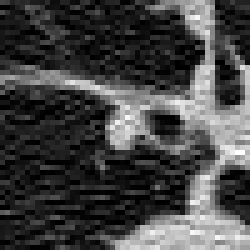
#> input picture Research/data_prepared/sort_by_mean/higher/train/image_13849.jpg, 50 x 50 px, given as the content of the folder ../CancerDetection/data/train/1, which was not available (shown 5 times larger)
$ python analog_avg_pixels.py
#> lines starting #> are read from the running program, lines starting #| are printed output that depends on the picture; pictures that were not available may be replaced by others from this repository, and a replacement may not be noted
from PIL import Image
import os
import matplotlib.pyplot as plt
import numpy as np
import config


class TotalPixels(object):
    total_colors = []
    total_list = []
    total_list_l = []
    total_list_h = []
    total_colors_h = []
    total_colors_l = []


class ImageCollectionInfo(object):
    def __init__(self, name, mean):
        self.name = name
        self.mean = mean
        self.imgs = []

        self.avg_colors = []
        self.total_colors = []

        self.avg_colors_lower = []
        self.total_colors_lower = []

        self.avg_colors_higher = []
        self.total_colors_higher = []

    def add(self, img):
        self.imgs.append(img)

        self.avg_colors.append(img.mean)
        TotalPixels.total_colors.append(img.mean)

        self.total_colors += img.pixels
        TotalPixels.total_list += img.pixels

        if img.mean < self.mean:
            self.avg_colors_lower.append(img.mean)
            TotalPixels.total_colors_l.append(img.mean)

            self.total_colors_lower += img.pixels
            TotalPixels.total_list_l += img.pixels

        else:
            self.avg_colors_higher.append(img.mean)
            TotalPixels.total_colors_h.append(img.mean)

            self.total_colors_higher += img.pixels
            TotalPixels.total_list_h += img.pixels

    def show_graph(self, colors):
        data_list = {
            '_avg': {
                'color': colors[0],
                'bins': 50,
                'x': self.avg_colors
            },
            '_avg_l': {
                'color': colors[1],
                'bins': 25,
                'x': self.avg_colors_lower
            },
            '_avg_h': {
                'color': colors[2],
                'bins': 25,
                'x': self.avg_colors_higher
            },
            '_pixels': {
                'color': colors[3],
                'bins': 50,
                'x': self.total_colors
            },
            '_pixels_l': {
                'color': colors[4],
                'bins': 50,
                'x': self.total_colors_lower
            },
            '_pixels_h': {
                'color': colors[5],
                'bins': 50,
                'x': self.total_colors_higher
            },
        }

        for name, value in data_list.items():
            title = self.name + name

            plt.title(title)
            plt.hist(**value)
            plt.savefig('{}/{}.png'.format('plots', title))
            plt.show()

    def show_add_info(self):
        train_mean = np.mean(self.avg_colors)
        train_mean_l = np.mean(self.avg_colors_lower)
        train_mean_h = np.mean(self.avg_colors_higher)

        print('{} mean:'.format(self.name), train_mean)
        print('{} mean_l:'.format(self.name), train_mean_l)
        print('{} mean_h:'.format(self.name), train_mean_h)
        print('{} mean_lh:'.format(self.name), (train_mean_l + train_mean_h) / 2)
        print('{}_l:'.format(self.name), len(self.avg_colors_lower), 'train_h:', len(self.avg_colors_higher))

    def show_info(self, colors):

        self.show_graph(colors)

        self.show_add_info()


class ImageInfo(object):
    def __init__(self, dest):
        self.dest = dest
        self.pixels = []
        self.mean = None

        self._process_image()

    def _process_image(self):
        im = Image.open(self.dest)
        im_rgb = im.convert('RGB')

        for i in range(50):
            for j in range(50):
                red, _, _ = im_rgb.getpixel((i, j))
                self.pixels += [red]

        self.mean = np.mean(self.pixels)


if __name__ == '__main__':

    dests_dict = {
        'train': {
            'dests': ['{}/{}'.format(config.TO_TRAIN_DATA, name) for name in os.listdir(config.TO_TRAIN_DATA)],
            'mean': 69.15410413030831,
            'colors': ['red'] * 3 + ['orange'] * 3
        },
        'value': {
            'dests': ['{}/{}'.format(config.TO_VALUE_DATA, name) for name in os.listdir(config.TO_VALUE_DATA)],
            'mean': 67.3797933693138,
            'colors': ['cyan'] * 3 + ['pink'] * 3
        },
        'test': {
            'dests': ['{}/{}'.format(config.TO_TEST_DATA, name) for name in os.listdir(config.TO_TEST_DATA)],
            'mean': 70.04921331689272,
            'colors': ['blue'] * 3 + ['purple'] * 3
        },

    }
    collection_list = []
    for name, obj in dests_dict.items():
        img_collection = ImageCollectionInfo(name, obj['mean'])

        for dest in obj['dests']:
            img = ImageInfo(dest)
            img_collection.add(img)

        img_collection.show_info(obj['colors'])
        collection_list.append(img_collection)
#> this loop made 3 passes
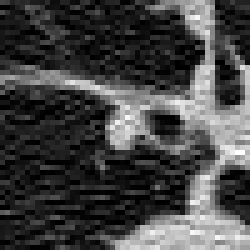
#> input picture Research/data_prepared/sort_by_mean/higher/train/image_13849.jpg, 50 x 50 px, given as the content of the folder ../CancerDetection/data/train/1, which was not available (shown 5 times larger)
#> pass 1, in show_graph, `plt.savefig('{}/{}.png'.format('plots', title))`:
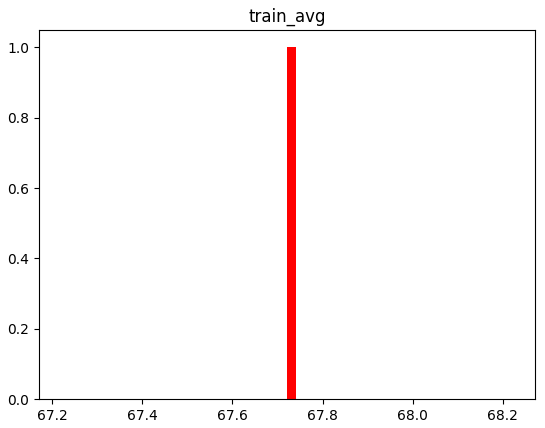
#> figure drawn by matplotlib, 1 panel; tallest bar 1 high, from x = 67.72 to 67.74
#> pass 1, in show_graph, `plt.savefig('{}/{}.png'.format('plots', title))`:
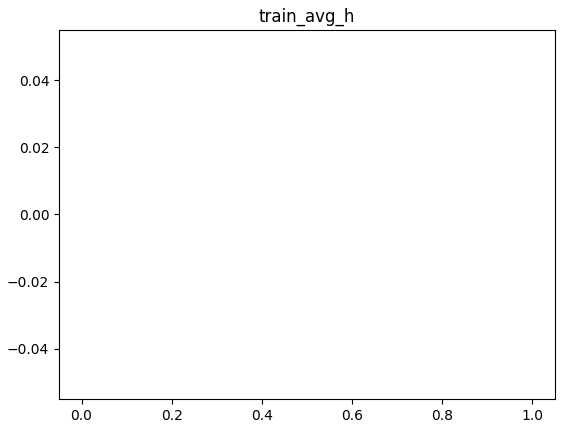
#> figure drawn by matplotlib, 1 panel
#> pass 1, in show_graph, `plt.savefig('{}/{}.png'.format('plots', title))`:
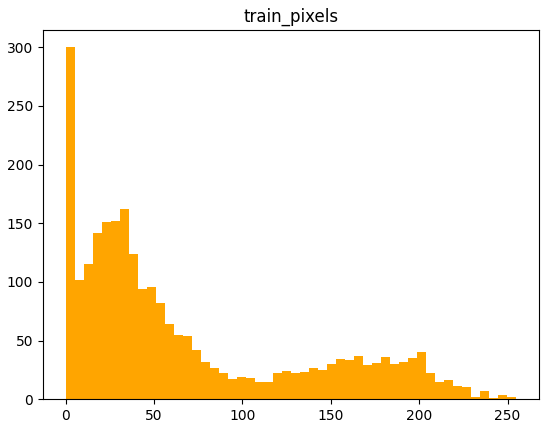
#> figure drawn by matplotlib, 1 panel; tallest bar 300 high, from x = 0 to 5.1
#> pass 2, in show_graph (call 2), `plt.savefig('{}/{}.png'.format('plots', title))`:
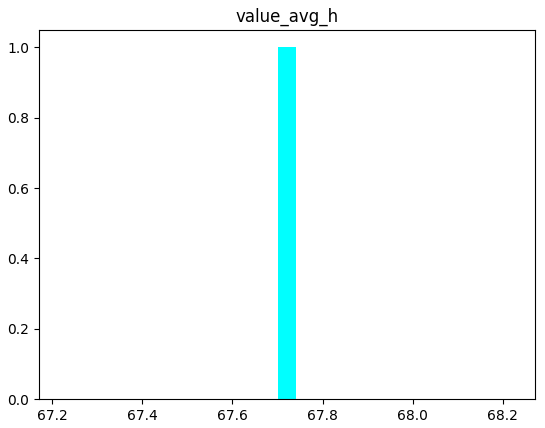
#> figure drawn by matplotlib, 1 panel; tallest bar 1 high, from x = 67.7 to 67.74
#> pass 2, in show_graph (call 2), `plt.savefig('{}/{}.png'.format('plots', title))`:
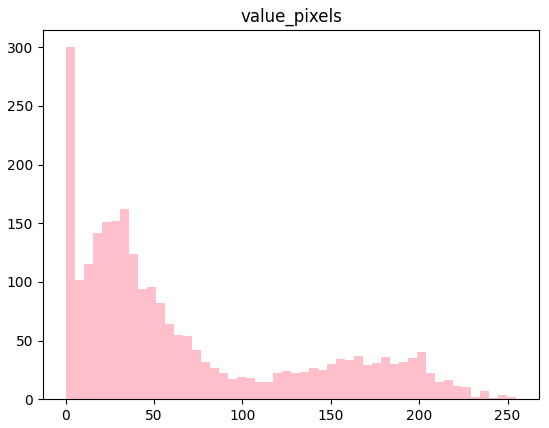
#> figure drawn by matplotlib, 1 panel; tallest bar 300 high, from x = 0 to 5.1

    plt.title('total_avg')
    plt.hist(TotalPixels.total_colors, bins=50, color='cyan')
    plt.savefig('plots/total_avg.png')
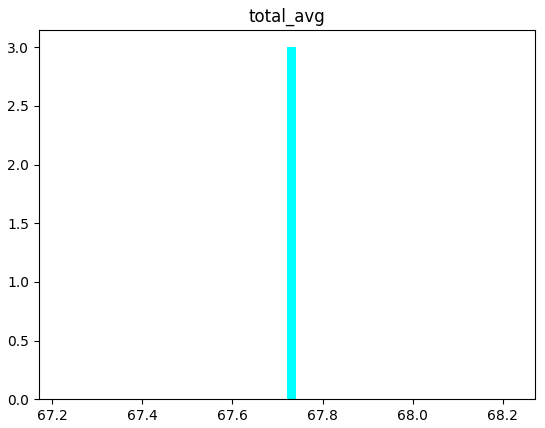
#> figure drawn by matplotlib, 1 panel; tallest bar 3 high, from x = 67.72 to 67.74
    plt.show()
    plt.title('total_avg_l')
    plt.hist(TotalPixels.total_colors_l, bins=25, color='cyan')
    plt.savefig('plots/total_avg_l.png')
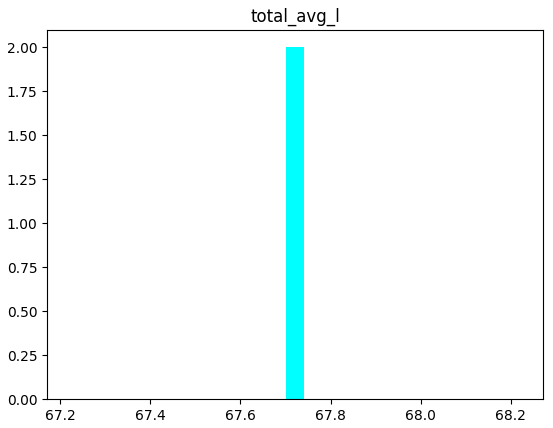
#> figure drawn by matplotlib, 1 panel; tallest bar 2 high, from x = 67.7 to 67.74
    plt.show()
    plt.title('total_avg_h')
    plt.hist(TotalPixels.total_colors_h, bins=25, color='cyan')
    plt.savefig('plots/total_avg_h.png')
#> figure, not shown here; tallest bar 1 high, from x = 67.7 to 67.74
    plt.show()
    plt.title('total_pixels')
    plt.hist(TotalPixels.total_list, bins=50, color='pink')
    plt.savefig('plots/total_pixels.png')
#> figure, not shown here; tallest bar 900 high, from x = 0 to 5.1
    plt.show()
    plt.title('total_pixels_l')
    plt.hist(TotalPixels.total_list_l, bins=50, color='pink')
    plt.savefig('plots/total_pixels_l.png')
#> figure, not shown here; tallest bar 600 high, from x = 0 to 5.1
    plt.show()
    plt.title('total_pixels_h')
    plt.hist(TotalPixels.total_list_h, bins=50, color='pink')
    plt.savefig('plots/total_pixels_h.png')
#> figure, not shown here; tallest bar 300 high, from x = 0 to 5.1
    plt.show()
    print('total mean:', np.mean(TotalPixels.total_colors))
    print('total mean_l:', np.mean(TotalPixels.total_colors_l))
    print('total mean_h:', np.mean(TotalPixels.total_colors_h))
    print('total mean_lh:', (np.mean(TotalPixels.total_colors_l) + np.mean(TotalPixels.total_colors_h)) / 2)
    print('total_l:', len(collection_list[0].total_colors + collection_list[1].total_colors + collection_list[2].total_colors),
          'total_h', len(collection_list[0].total_colors_higher + collection_list[1].total_colors_higher + collection_list[2].total_colors_higher))
